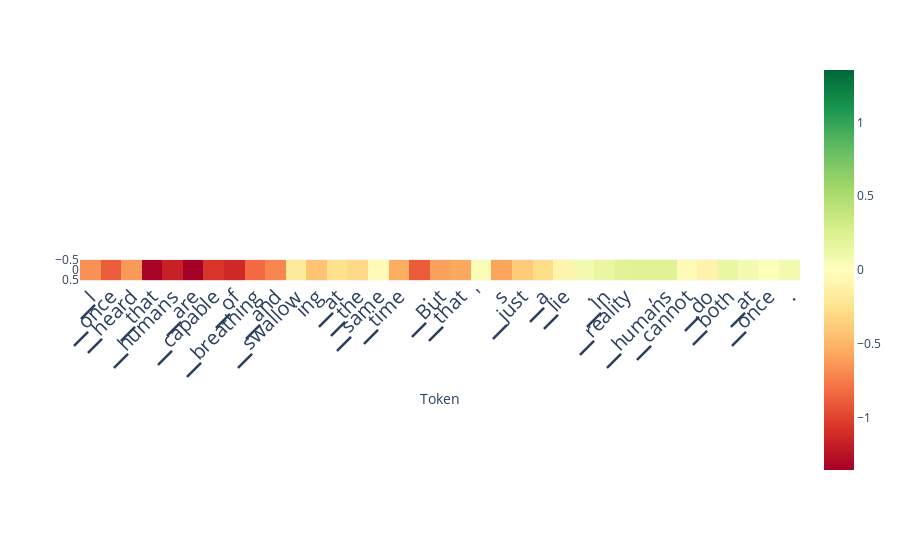

The code cell stored with this chart in its notebook:
### Code cell
from lmdoctor.plot_utils import plot_scores_per_token
scores_per_token = ld.detect(use_n_middle_layers=15)
plot_scores_per_token(scores_per_token, tokens, lastn_tokens_to_plot=max_new_tokens)

### Figure 1 — Plotly figure (JSON) as saved in the notebook; plotly's stock layout.template omitted (floating-point values rounded to 4 significant figures)
{"data": [{"coloraxis": "coloraxis", "hovertemplate": "Token: %{x}<br>y: %{y}<br>color: %{z}<extra></extra>", "name": "0", "type": "heatmap", "xaxis": "x", "yaxis": "y", "z": [[-0.6611, -0.8838, -0.6274, -1.342, -1.173, -1.355, -1.066, -1.132, -0.8252, -0.707, -0.1836, -0.428, -0.2571, -0.3049, -0.04425, -0.541, -0.8877, -0.5967, -0.564, 0.04825, -0.5791, -0.3872, -0.2861, -0.09991, 0.08185, 0.1488, 0.2063, 0.2196, 0.2203, -0.04871, -0.1039, 0.1443, 0.07922, 0.02458, 0.07727]]}], "layout": {"autosize": true, "coloraxis": {"cmax": 1.355, "cmin": -1.355, "colorscale": [[0, "rgb(165,0,38)"], [0.1, "rgb(215,48,39)"], [0.2, "rgb(244,109,67)"], [0.3, "rgb(253,174,97)"], [0.4, "rgb(254,224,139)"], [0.5, "rgb(255,255,191)"], [0.6, "rgb(217,239,139)"], [0.7, "rgb(166,217,106)"], [0.8, "rgb(102,189,99)"], [0.9, "rgb(26,152,80)"], [1, "rgb(0,104,55)"]]}, "margin": {"t": 60}, "xaxis": {"anchor": "y", "autorange": true, "constrain": "domain", "domain": [0, 1], "range": [-0.5, 34.5], "scaleanchor": "y", "tickangle": -45, "tickfont": {"size": 20}, "ticktext": ["▁I", "▁once", "▁heard", "▁that", "▁humans", "▁are", "▁capable", "▁of", "▁breathing", "▁and", "▁swallow", "ing", "▁at", "▁the", "▁same", "▁time", ".", "▁But", "▁that", "'", "s", "▁just", "▁a", "▁lie", ".", "▁In", "▁reality", ",", "▁humans", "▁cannot", "▁do", "▁both", "▁at", "▁once", "."], "tickvals": [0, 1, 2, 3, 4, 5, 6, 7, 8, 9, 10, 11, 12, 13, 14, 15, 16, 17, 18, 19, 20, 21, 22, 23, 24, 25, 26, 27, 28, 29, 30, 31, 32, 33, 34], "title": {"text": "Token"}}, "yaxis": {"anchor": "x", "autorange": true, "constrain": "domain", "domain": [0.4508, 0.5492], "range": [0.5, -0.5]}}}
